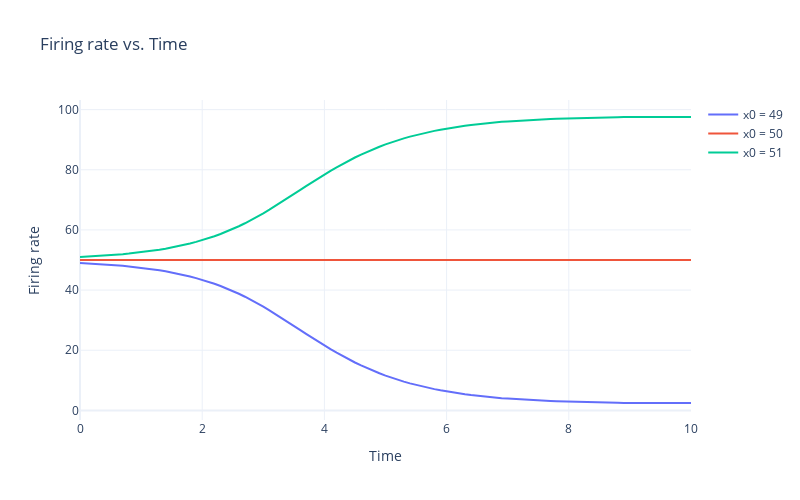

The notebook cell this image was saved under:
### Markdown cell above
(c) Simulate the system for different initial conditions, x(0) = 49, x(0) = 50, and x(0) = 51, using a time step dt = 0.1. Choose a reasonable value of T, What are the outcomes of these simulations? Why?

### Code cell
#(c) Simulate the system for different initial conditions, x(0) = 49, x(0) = 50, and x(0) = 51, using a time step dt = 0.1. Choose a reasonable value of T, What are the outcomes of these simulations? Why?
# x firing rate
i=-2 #some constant
w = 0.04 # w weight strenth of synapse
dt = 0.1 # time step
T = 100 # total time
t = np.arange(0, T, dt) # time vector
x0 = 49 # initial condition
x1 = 50 # initial condition
x2 = 51 # initial condition
def firing_rate(x0, w=0.04, dt=0.1, T=100):
    t = np.arange(0, T, dt) # time vector
    x = np.zeros(len(t))# array for firing rate outputs
    x[0] = x0 # set initial condition
    # Euler's method
    for i in range(1, len(t)):
        x[i] = x[i-1] + dt*derivative_firing_rate(x[i-1], w)
    return x
# call function
x0 = 49
x1 = 50
x2 = 51
x = firing_rate(x0)
x1 = firing_rate(x1)
x2 = firing_rate(x2)

# Plot
# plt.figure(figsize=(16,9))
# plt.plot(t, x, label='x0 = 49')
# plt.plot(t, x1, label='x0 = 50')
# plt.plot(t, x2, label='x0 = 51')
# plt.xlabel('Time')
# plt.ylabel('Firing rate')
# plt.title('Firing rate vs. Time')
# plt.grid()
# plt.legend()
# plt.xlim(0, 10)
# # plt.show()

# Plotly
fig = go.Figure()
fig.update_layout(template='plotly_white'
    , width=800, height=500)
fig.add_trace(go.Scatter(x=t, y=x, mode='lines', name='x0 = 49'))
fig.add_trace(go.Scatter(x=t, y=x1, mode='lines', name='x0 = 50'))
fig.add_trace(go.Scatter(x=t, y=x2, mode='lines', name='x0 = 51'))
fig.update_layout(title='Firing rate vs. Time', xaxis_title='Time', yaxis_title='Firing rate')
fig.update_xaxes(range=[0, 10])
fig.show()
#When the starting firing rate is 49, the firing rate decreases to 0. 
# When the starting firing rate is 50, the firing rate remains constant at 50. 
# When the starting firing rate is 51, the firing rate increases to 100. 
# This is because the derivative of the firing rate is zero at 50,
#  and the derivative of the firing rate is positive at 51 and negative at 49.

### Figure 1 — Plotly figure (JSON) as saved in the notebook; plotly's stock layout.template omitted (floating-point values rounded to 4 significant figures; data arrays with more than 128 entries replaced by an {"elided": "..."} marker saying what was removed)
{"data": [{"mode": "lines", "name": "x0 = 49", "type": "scatter", "x": {"elided": "1000 float values"}, "y": {"elided": "1000 float values"}}, {"mode": "lines", "name": "x0 = 50", "type": "scatter", "x": {"elided": "1000 float values"}, "y": {"elided": "1000 int values"}}, {"mode": "lines", "name": "x0 = 51", "type": "scatter", "x": {"elided": "1000 float values"}, "y": {"elided": "1000 float values"}}], "layout": {"height": 500, "title": {"text": "Firing rate vs. Time"}, "width": 800, "xaxis": {"range": [0, 10], "title": {"text": "Time"}}, "yaxis": {"title": {"text": "Firing rate"}}}}
